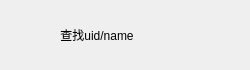
<?xml version="1.0" encoding="UTF-8"?>
<ui version="4.0">
 <class>AddUserItem</class>
 <widget class="QWidget" name="AddUserItem">
  <property name="geometry">
   <rect>
    <x>0</x>
    <y>0</y>
    <width>250</width>
    <height>70</height>
   </rect>
  </property>
  <property name="minimumSize">
   <size>
    <width>250</width>
    <height>70</height>
   </size>
  </property>
  <property name="maximumSize">
   <size>
    <width>250</width>
    <height>70</height>
   </size>
  </property>
  <property name="windowTitle">
   <string>Form</string>
  </property>
  <layout class="QHBoxLayout" name="horizontalLayout">
   <item>
    <widget class="QLabel" name="add_tip">
     <property name="minimumSize">
      <size>
       <width>40</width>
       <height>40</height>
      </size>
     </property>
     <property name="maximumSize">
      <size>
       <width>40</width>
       <height>40</height>
      </size>
     </property>
     <property name="text">
      <string/>
     </property>
    </widget>
   </item>
   <item>
    <widget class="QLabel" name="message_tip">
     <property name="text">
      <string> 查找uid/name</string>
     </property>
    </widget>
   </item>
   <item>
    <widget class="QLabel" name="right_tip">
     <property name="minimumSize">
      <size>
       <width>30</width>
       <height>3</height>
      </size>
     </property>
     <property name="maximumSize">
      <size>
       <width>30</width>
       <height>30</height>
      </size>
     </property>
     <property name="text">
      <string/>
     </property>
    </widget>
   </item>
  </layout>
 </widget>
 <resources/>
 <connections/>
</ui>
